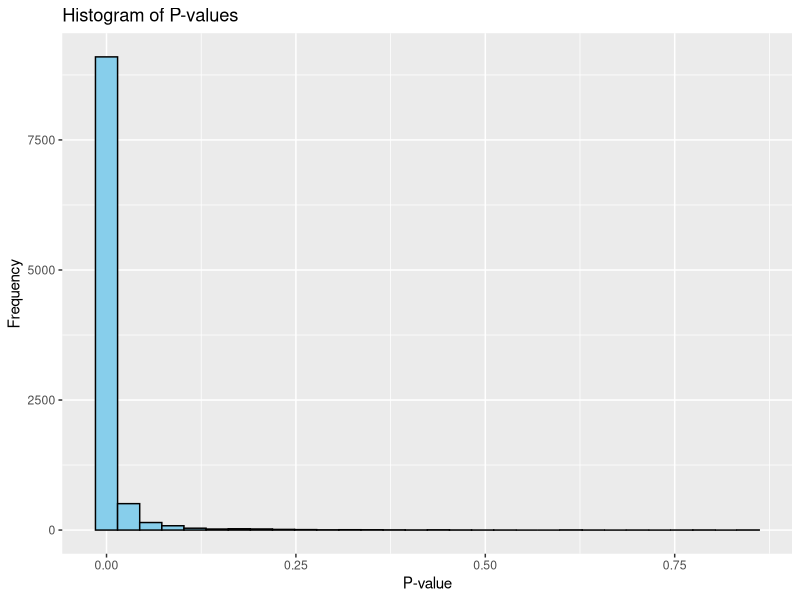
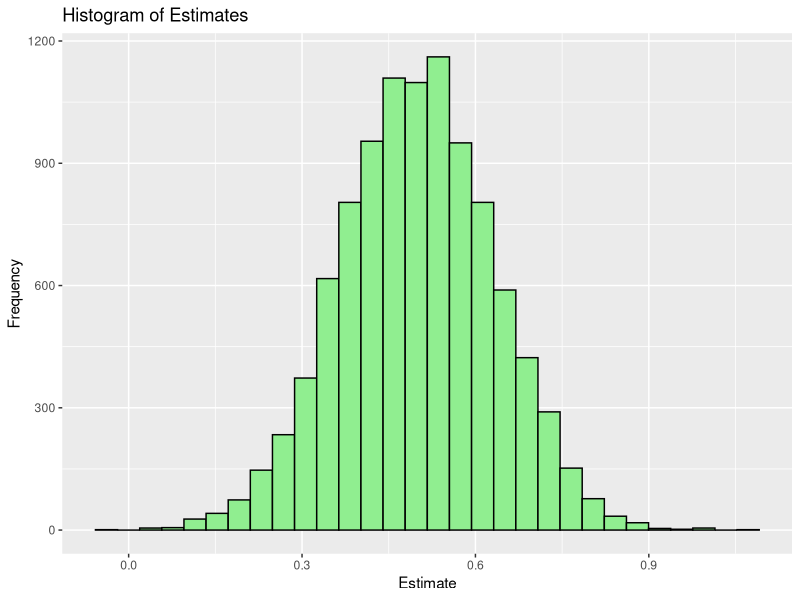
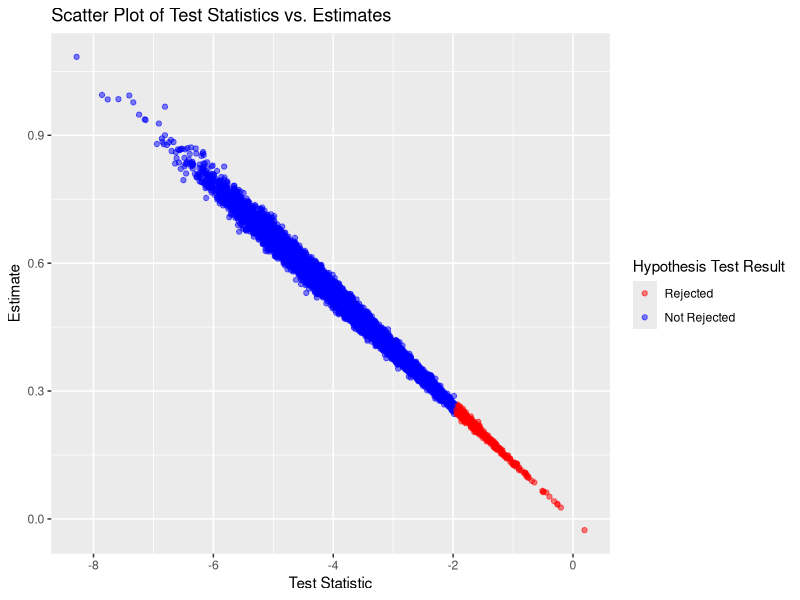
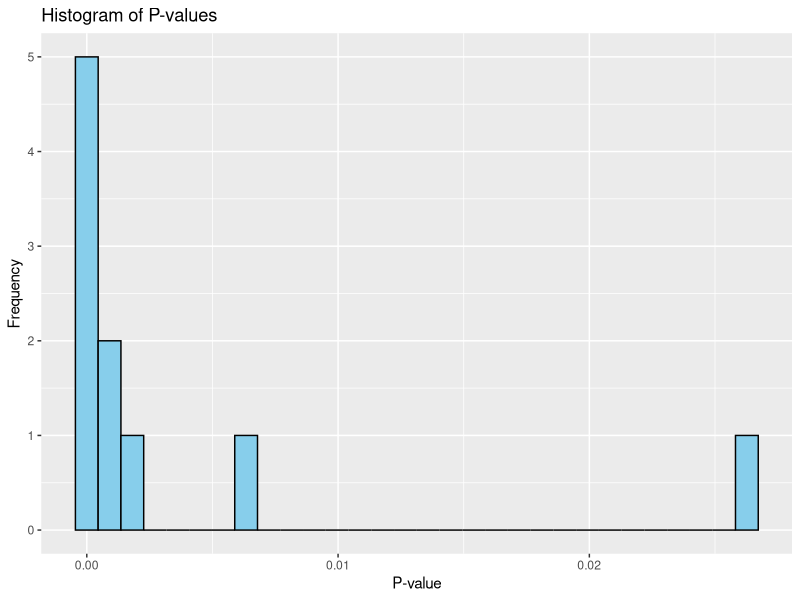
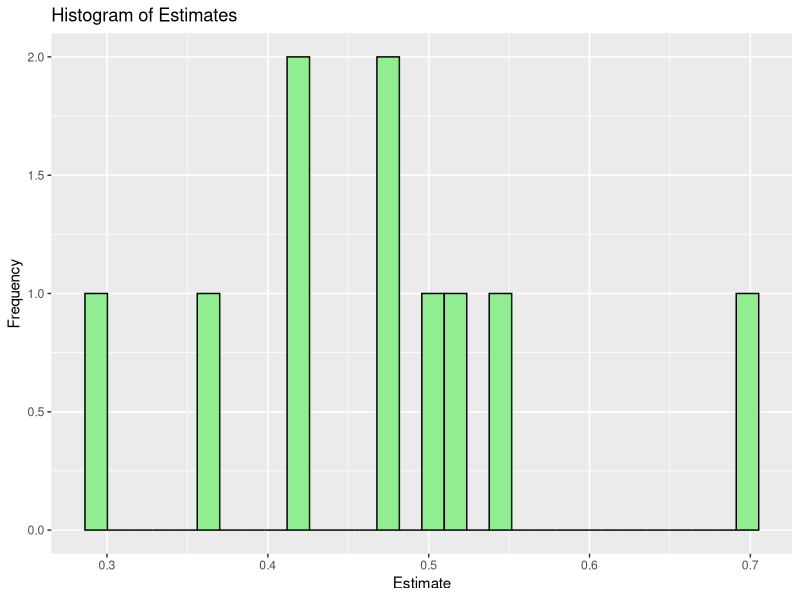
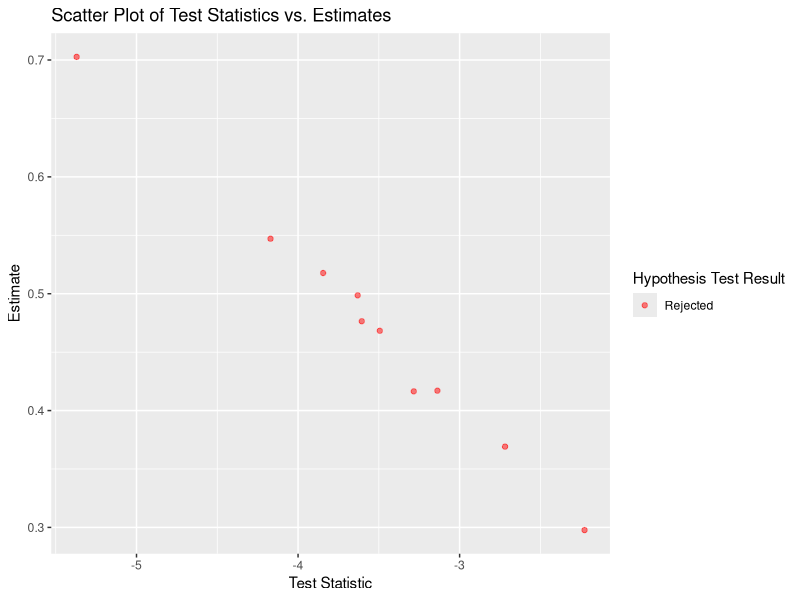
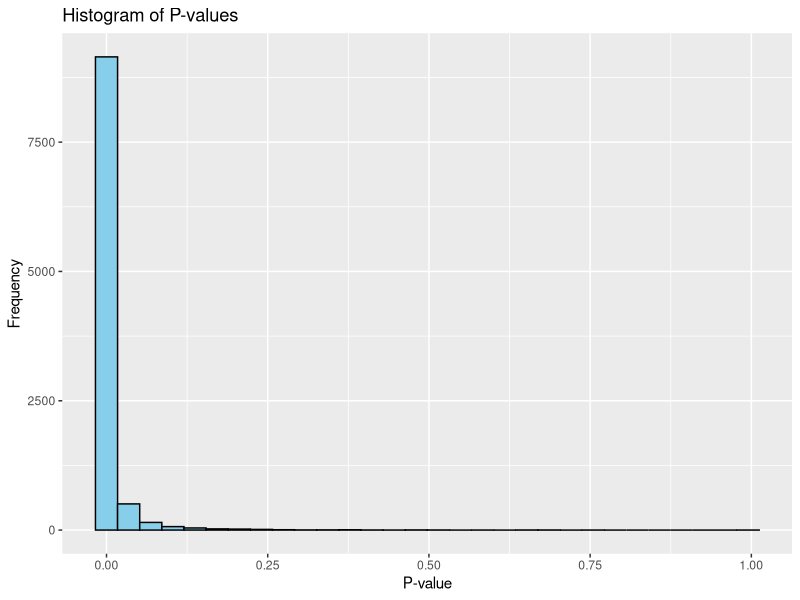
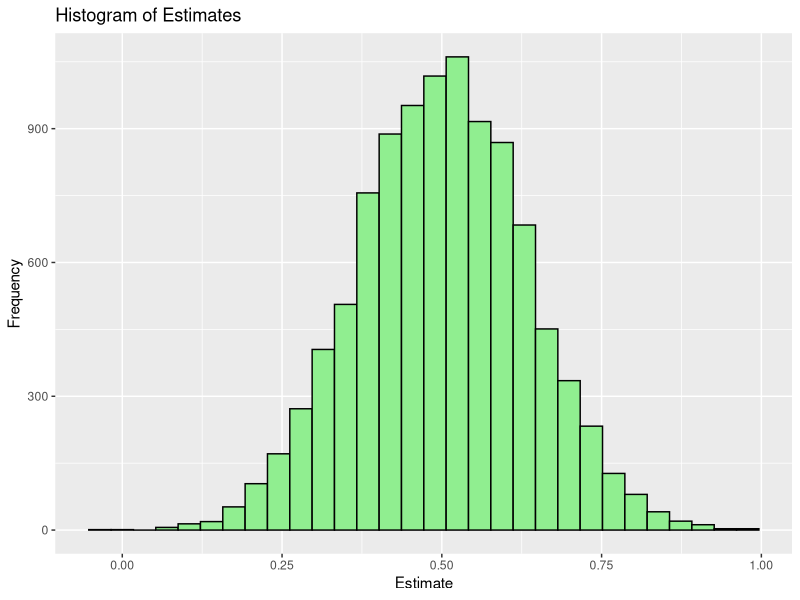

The R source for these figures, in order:
library(ggplot2)

set.seed(123) 

simulate_t_tests <- function(n_sims, n1, n2, true_diff) {
  p_values <- numeric(n_sims)
  test_stats <- numeric(n_sims)
  estimates <- numeric(n_sims)
  rejections <- logical(n_sims)
  
  for (i in 1:n_sims) {
    x1 <- rnorm(n1, mean = 0, sd = 1)
    x2 <- rnorm(n2, mean = 0.5, sd = 3)
    
    test_result <- t.test(x1, x2)
    
    p_values[i] <- test_result$p.value
    test_stats[i] <- test_result$statistic
    estimates[i] <- test_result$estimate[2] - test_result$estimate[1] 
    rejections[i] <- test_result$p.value < 0.05
  }
  
  simulation_data <- data.frame(
    p_values = p_values,
    test_stats = test_stats,
    estimates = estimates,
    rejections = rejections,
    bias = estimates - true_diff
  )
  
  mean_stats <- data.frame(
    mean_p_value = mean(simulation_data$p_values),
    mean_test_stat = mean(simulation_data$test_stats),
    mean_estimate = mean(simulation_data$estimates),
    rejection_rate = mean(simulation_data$rejections),
    mean_bias = mean(simulation_data$bias)
  )
  
  print(mean_stats)

  p_value_plot <- ggplot(simulation_data, aes(x = p_values)) +
    geom_histogram(bins = 30, fill = "skyblue", color = "black") +
    labs(title = "Histogram of P-values", x = "P-value", y = "Frequency")
  
  estimate_plot <- ggplot(simulation_data, aes(x = estimates)) +
    geom_histogram(bins = 30, fill = "lightgreen", color = "black") +
    labs(title = "Histogram of Estimates", x = "Estimate", y = "Frequency")
  
  scatter_plot <- ggplot(simulation_data, aes(x = test_stats, y = estimates, color = rejections)) +
    geom_point(alpha = 0.5) +
    scale_color_manual(values = c("red", "blue"), labels = c("Rejected", "Not Rejected")) +
    labs(title = "Scatter Plot of Test Statistics vs. Estimates",
         x = "Test Statistic", y = "Estimate", color = "Hypothesis Test Result")
  
  print(p_value_plot)
  print(estimate_plot)
  print(scatter_plot)
}

simulate_t_tests(n_sims = 10000, n1 = 400, n2 = 600, true_diff = 0.5)
simulate_t_tests(n_sims = 10, n1 = 400, n2 = 600, true_diff = 0.5)
simulate_t_tests(n_sims = 10000, n1 = 400, n2 = 600, true_diff = 0.5)
simulate_t_tests(n_sims = 10000, n1 = 40, n2 = 60, true_diff = 0.5)
